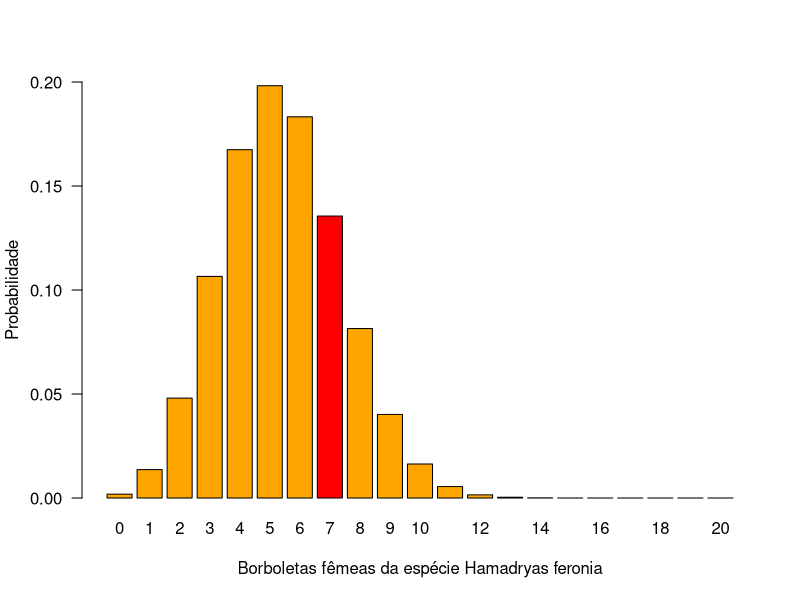
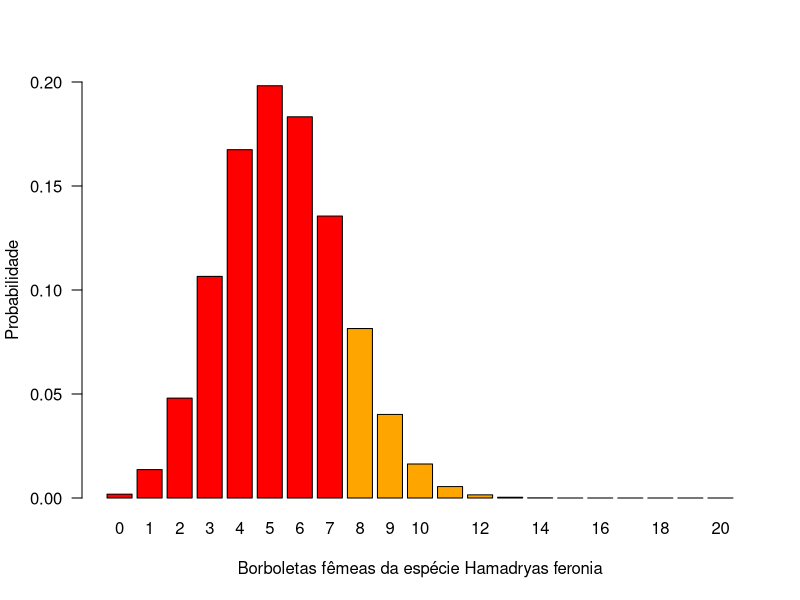
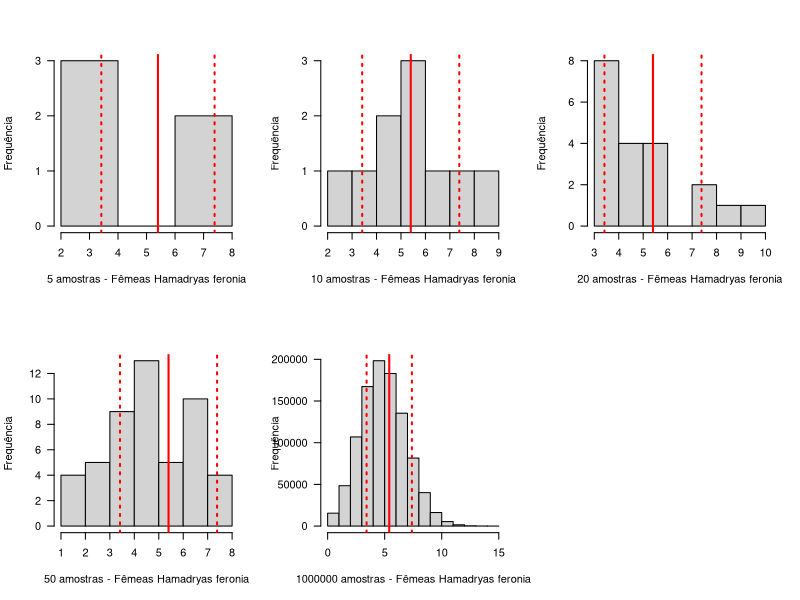

Here is the R script that generated these plots, in order:
  #1.1
  pe <- 0.45 #probabilidade espécie
  ps <- 0.6 #probabilidade sexo
  pf <- pe*ps #probabilidade final
  t <- 20 # tentativa
  ts <- 0:t #tentativas
  a <- 7 #amostra
  resultado <- dbinom(ts, t, pf)
  resultado [a+1]
  barplot(resultado,
          names.arg=ts,
          col = ifelse(ts == a, "red", "orange"),
          xlab="Borboletas fêmeas da espécie Hamadryas feronia",
          ylab="Probabilidade",
          ylim = c(0, 0.20),
          las=1,
          bty="n")
#1.2
  pe <- 0.45 #probabilidade espécie
  ps <- 0.6 #probabilidade sexo
  pf <- pe*ps #probabilidade final
  t <- 20 # tentativa
  ts <- 0:t #tentativas
  a <- 7 #amostra
  resultado <- dbinom(0:a+1, t, pf)
  sum(resultado [0:a+1])
  barplot(dbinom(ts, t, pf),
          names.arg=ts,
          col = ifelse(ts <= a, "red", "orange"),
          xlab="Borboletas fêmeas da espécie Hamadryas feronia",
          ylab="Probabilidade",
          ylim = c(0, 0.20),
          las=1,
          bty="n")
  
#2
  #5
  par(mfrow = c(2, 3))
  pe <- 0.45 #probabilidade espécie
  ps <- 0.6 #probabilidade sexo
  pf <- pe*ps #probabilidade final
  t <- 20 # tentativa
  media <- t*pf
  variancia <- t*pf*(1-pf)
  desvio <- sqrt(variancia)
  media
  desvio
  
  hist(rbinom(5, t, pf),
       xlab="5 amostras - Fêmeas Hamadryas feronia",
       ylab="Frequência", 
       las=1,
       bty="n",
       main=NULL)
  abline(v=media,
         col="red",
         lwd=2)
  abline(v=c(media - desvio, media + desvio),
         col="red",
         lty=3,
         lwd=2)
  
  #10
  
  hist(rbinom(10, t, pf),
       xlab="10 amostras - Fêmeas Hamadryas feronia",
       ylab="Frequência", 
       las=1,
       bty="n",
       main=NULL)
  abline(v=media,
         col="red",
         lwd=2)
  abline(v=c(media - desvio, media + desvio),
         col="red",
         lty=3,
         lwd=2)
  
  #20
  
  hist(rbinom(20, t, pf),
       xlab="20 amostras - Fêmeas Hamadryas feronia",
       ylab="Frequência", 
       las=1,
       bty="n",
       main=NULL)
  abline(v=media,
         col="red",
         lwd=2)
  abline(v=c(media - desvio, media + desvio),
         col="red",
         lty=3,
         lwd=2)
  
  #50
  
  hist(rbinom(50, t, pf),
       xlab="50 amostras - Fêmeas Hamadryas feronia",
       ylab="Frequência", 
       las=1,
       bty="n",
       main=NULL)
  abline(v=media,
         col="red",
         lwd=2)
  abline(v=c(media - desvio, media + desvio),
         col="red",
         lty=3,
         lwd=2)
  
  #1000000
  
  hist(rbinom(1000000, t, pf),
       xlab="1000000 amostras - Fêmeas Hamadryas feronia",
       ylab="Frequência", 
       las=1,
       bty="n",
       main=NULL)
  abline(v=media,
         col="red",
         lwd=2)
  abline(v=c(media - desvio, media + desvio),
         col="red",
         lty=3,
         lwd=2)
  
#3
  
  

  
  
  
